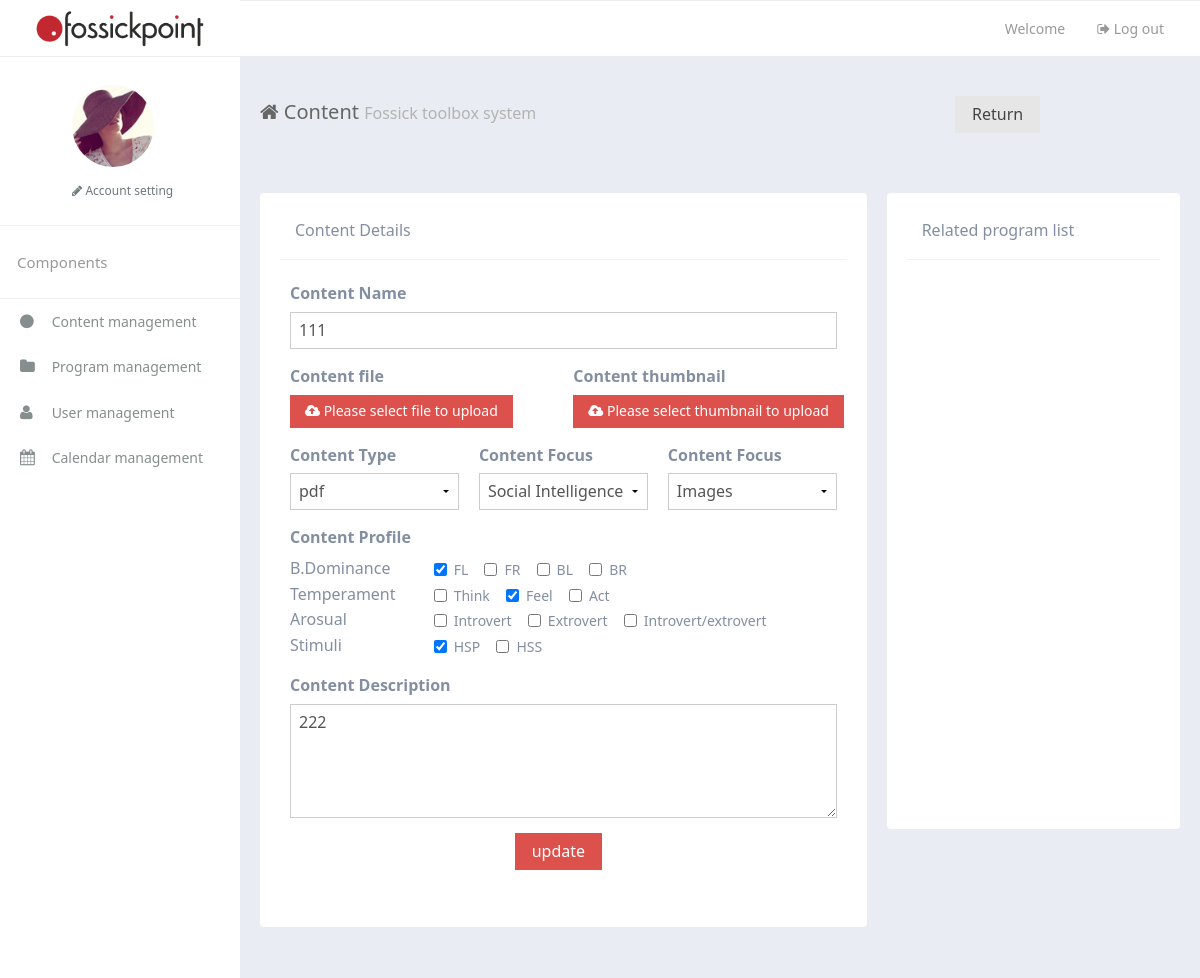
The page /toolbox/content/19/ (signed in) on the database as committed earlier.
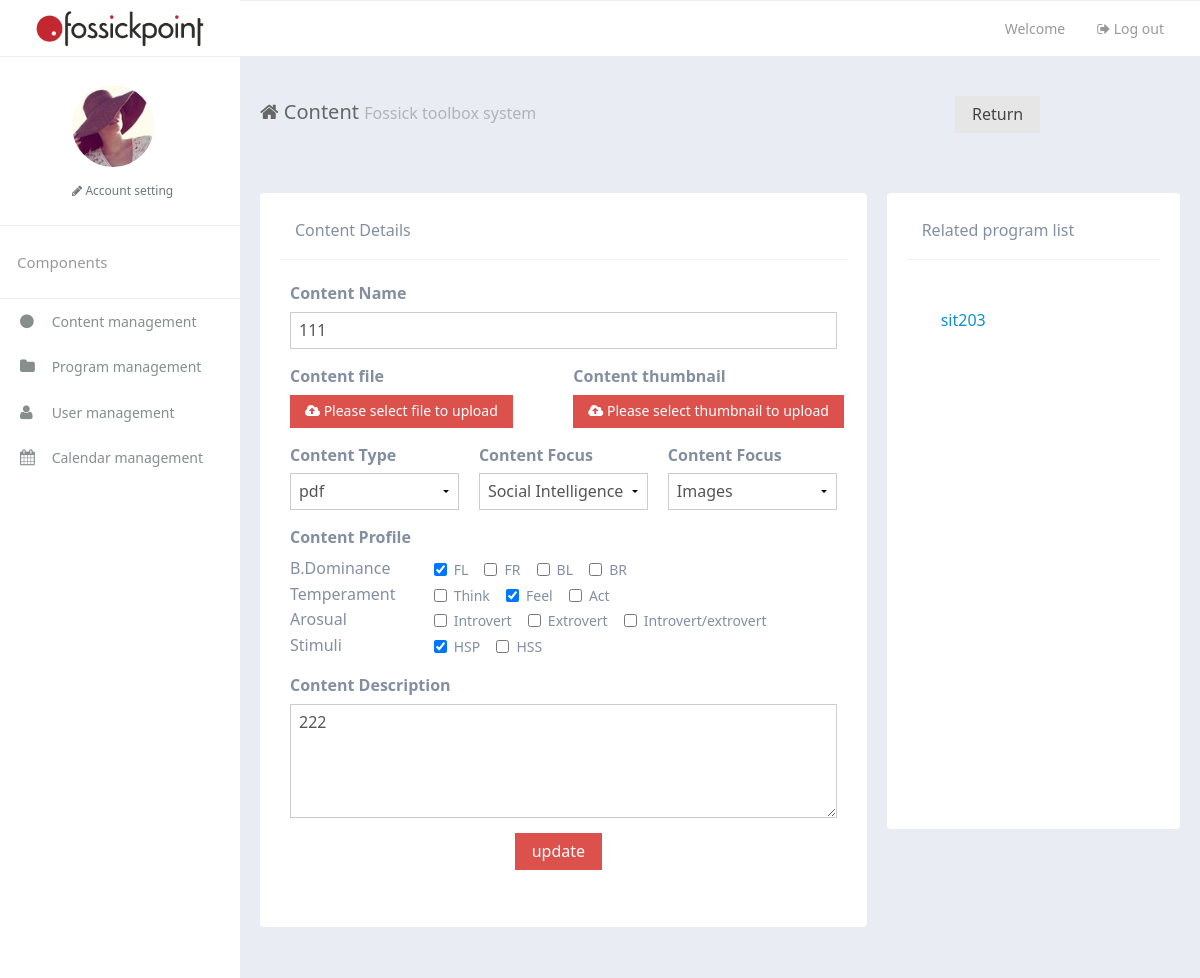
The same page on the database as committed later.
### toolbox/models.py (models this page shows, shortened)
class Program(models.Model):
    name = models.CharField(max_length=100)
    describe = models.CharField(max_length=200)
    contentsNumber = models.IntegerField(default=0)

### toolbox/views.py (the view)
# urls.py: url(r'^content/(?P<contentID>[0-9]+)/$',views.content,name="content"),
def content(request,contentID):
    if 'uuid' in request.session:
        content = Content.objects.get(id=contentID)
        programdetails = ProgramDetail.objects.filter(content=content)
        programList = []
        for programdetail in programdetails:
            program = programdetail.program
            programList.append(program)
        context = {"content" : content, "programList": programList}
        return render(request, "toolbox/content.html", context)
    else:
        return HttpResponse("You have not login")

### toolbox/models.py (called while the page is built)
    def __str__(self):  # __unicode__ on Python 2
        return self.profileName

### toolbox/templates/toolbox/content.html (shortened to what the changed rows need)
{% extends 'toolbox/_base.html' %} {% load static %} {% block csslink %} {% endblock %} {% block title %} Content {% endblock %} {% block main %}
<div class="row-content am-cf">
    <div class="row am-cf">
        <div class="am-u-sm-12 am-u-md-4 am-u-lg-4">
            <div class="widget am-cf">
                    <div style="margin-top:40px;" id="contentDiv">
                        <ol id="contentList" class="am-list-static am-list-striped" style="height: 500px;" >
                            {% if programList %} {% for program in programList %}
                            <li id="{{content.id}}"><a href="{% url 'programdetail' programID=program.id %}">{{program.name}}</a></li>
                            {% endfor %} {% endif %}
                        </ol>
                    </div>
            </div>
        </div>
    </div>
</div>
    {% endblock %}

Rows that differ between the two databases and show on the page:
now on this page (row edited): Program: name "sit203"
